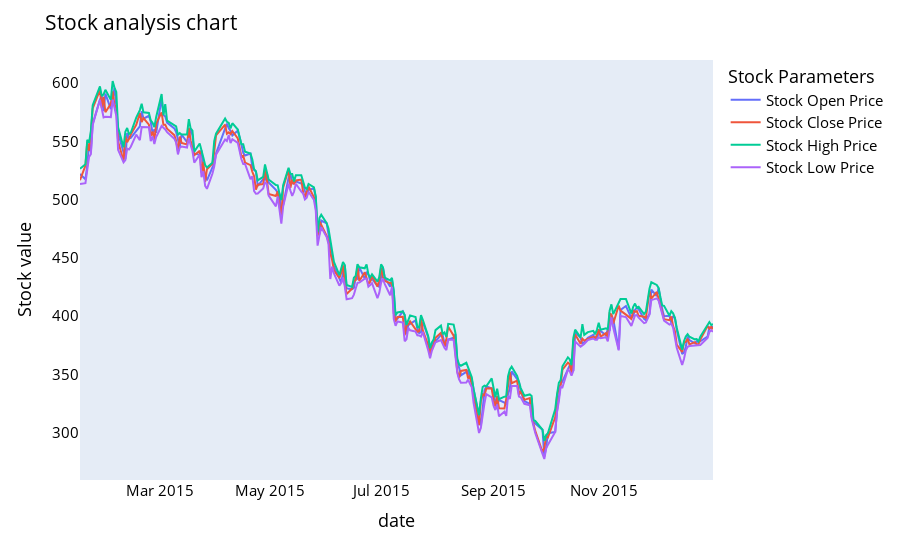

Source (notebook cell):
### Code cell
names = cycle(['Stock Open Price','Stock Close Price','Stock High Price','Stock Low Price'])

fig = px.line(y_2014, x=y_2014.date, y=[y_2014['open'], y_2014['close'],
                                          y_2014['high'], y_2014['low']],
             labels={'Date': 'Date','value':'Stock value'})
fig.update_layout(title_text='Stock analysis chart', font_size=15, font_color='black',legend_title_text='Stock Parameters')
fig.for_each_trace(lambda t:  t.update(name = next(names)))
fig.update_xaxes(showgrid=False)
fig.update_yaxes(showgrid=False)

fig.show()

### Figure 1 — Plotly figure (JSON) as saved in the notebook; plotly's stock layout.template omitted (floating-point values rounded to 4 significant figures; data arrays with more than 128 entries replaced by an {"elided": "..."} marker saying what was removed)
{"data": [{"hovertemplate": "variable=open<br>date=%{x}<br>Stock value=%{y}<extra></extra>", "legendgroup": "open", "line": {"color": "#636efa", "dash": "solid"}, "marker": {"symbol": "circle"}, "mode": "lines", "name": "Stock Open Price", "orientation": "v", "showlegend": true, "type": "scatter", "x": {"elided": "235 str values"}, "xaxis": "x", "y": {"elided": "235 float values"}, "yaxis": "y"}, {"hovertemplate": "variable=close<br>date=%{x}<br>Stock value=%{y}<extra></extra>", "legendgroup": "close", "line": {"color": "#EF553B", "dash": "solid"}, "marker": {"symbol": "circle"}, "mode": "lines", "name": "Stock Close Price", "orientation": "v", "showlegend": true, "type": "scatter", "x": {"elided": "235 str values"}, "xaxis": "x", "y": {"elided": "235 float values"}, "yaxis": "y"}, {"hovertemplate": "variable=high<br>date=%{x}<br>Stock value=%{y}<extra></extra>", "legendgroup": "high", "line": {"color": "#00cc96", "dash": "solid"}, "marker": {"symbol": "circle"}, "mode": "lines", "name": "Stock High Price", "orientation": "v", "showlegend": true, "type": "scatter", "x": {"elided": "235 str values"}, "xaxis": "x", "y": {"elided": "235 float values"}, "yaxis": "y"}, {"hovertemplate": "variable=low<br>date=%{x}<br>Stock value=%{y}<extra></extra>", "legendgroup": "low", "line": {"color": "#ab63fa", "dash": "solid"}, "marker": {"symbol": "circle"}, "mode": "lines", "name": "Stock Low Price", "orientation": "v", "showlegend": true, "type": "scatter", "x": {"elided": "235 str values"}, "xaxis": "x", "y": {"elided": "235 float values"}, "yaxis": "y"}], "layout": {"font": {"color": "black", "size": 15}, "legend": {"title": {"text": "Stock Parameters"}, "tracegroupgap": 0}, "margin": {"t": 60}, "title": {"text": "Stock analysis chart"}, "xaxis": {"anchor": "y", "domain": [0, 1], "showgrid": false, "title": {"text": "date"}}, "yaxis": {"anchor": "x", "domain": [0, 1], "showgrid": false, "title": {"text": "Stock value"}}}}
